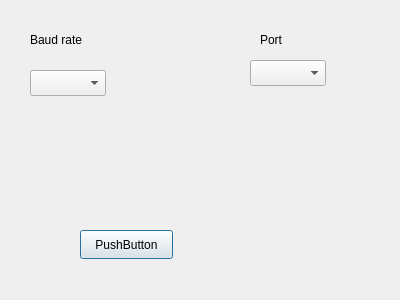
<?xml version="1.0" encoding="UTF-8"?>
<ui version="4.0">
 <class>Serial</class>
 <widget class="QDialog" name="Serial">
  <property name="geometry">
   <rect>
    <x>0</x>
    <y>0</y>
    <width>400</width>
    <height>300</height>
   </rect>
  </property>
  <property name="windowTitle">
   <string>Dialog</string>
  </property>
  <widget class="QLabel" name="lbBaud">
   <property name="geometry">
    <rect>
     <x>30</x>
     <y>30</y>
     <width>71</width>
     <height>20</height>
    </rect>
   </property>
   <property name="text">
    <string>Baud rate</string>
   </property>
  </widget>
  <widget class="QComboBox" name="cbBaud">
   <property name="geometry">
    <rect>
     <x>30</x>
     <y>70</y>
     <width>76</width>
     <height>26</height>
    </rect>
   </property>
  </widget>
  <widget class="QLabel" name="lbPort">
   <property name="geometry">
    <rect>
     <x>260</x>
     <y>30</y>
     <width>63</width>
     <height>20</height>
    </rect>
   </property>
   <property name="text">
    <string>Port</string>
   </property>
  </widget>
  <widget class="QComboBox" name="cbPort">
   <property name="geometry">
    <rect>
     <x>250</x>
     <y>60</y>
     <width>76</width>
     <height>26</height>
    </rect>
   </property>
  </widget>
  <widget class="QPushButton" name="pbOpera">
   <property name="geometry">
    <rect>
     <x>80</x>
     <y>230</y>
     <width>93</width>
     <height>29</height>
    </rect>
   </property>
   <property name="text">
    <string>PushButton</string>
   </property>
  </widget>
 </widget>
 <resources/>
 <connections/>
</ui>
